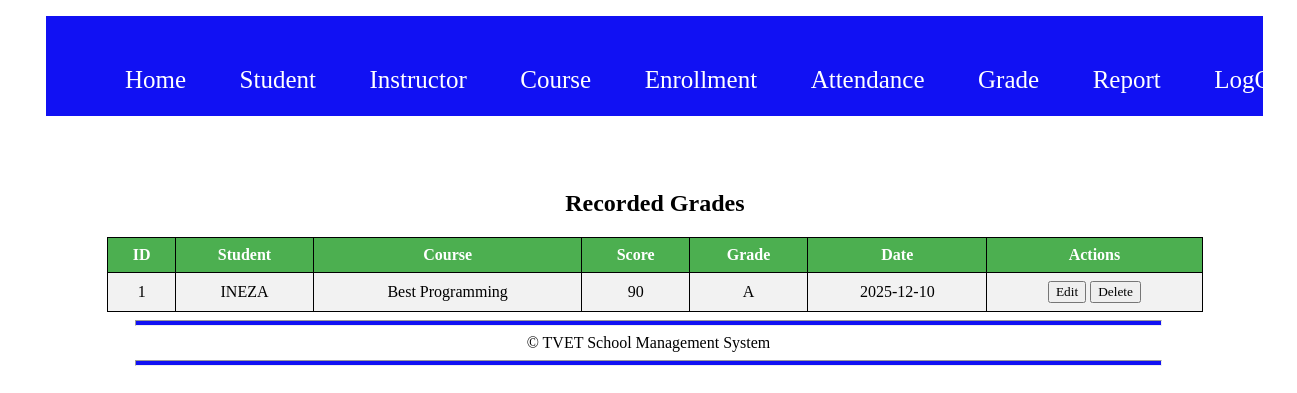
Page /VGrade.php (signed in) on the committed database.
### tables this page shows
CREATE TABLE `grade` (
  `Grade_Id` int(11) NOT NULL,
  `Student_Id` varchar(10) NOT NULL,
  `Course_Id` varchar(10) NOT NULL,
  `Score` int(11) NOT NULL,
  `Grade_Letter` varchar(10) NOT NULL,
  `Graded_Date` date NOT NULL
);

CREATE TABLE `student` (
  `Student_Id` varchar(10) NOT NULL,
  `Full_Name` varchar(200) NOT NULL,
  `Gender` varchar(15) NOT NULL,
  `Email` varchar(100) NOT NULL,
  `Phone` varchar(15) NOT NULL,
  `Enrollment_Date` date NOT NULL,
  `Status` varchar(15) NOT NULL
);

CREATE TABLE `course` (
  `Course_Id` varchar(10) NOT NULL,
  `Instructor_Id` varchar(10) NOT NULL,
  `Title` varchar(100) NOT NULL,
  `Description` varchar(300) NOT NULL,
  `Duration` int(11) NOT NULL,
  `Start_Date` date NOT NULL
);

### VGrade.php (the view, shortened to what this page needs)
<?php
require 'db.php';
$message = "";
$result = false;
if (!isset($conn) || !$conn || $conn->connect_error) {
    $message = "Database connection failed: " . htmlspecialchars($conn->connect_error ?? 'Unknown error');
    error_log("DB Connect Error: " . ($conn->connect_error ?? 'Unknown'));
} else {
    $result = $conn->query("
        SELECT grade.Grade_Id, grade.Student_Id, grade.Course_Id, grade.Score, grade.Grade_Letter, grade.Graded_Date,
               student.Full_Name, course.Title
        FROM grade
        JOIN student ON grade.Student_Id = student.Student_Id
        JOIN course ON grade.Course_Id = course.Course_Id
        ORDER BY Graded_Date DESC
    ");
}
?>
<!DOCTYPE html>
<html>
<head>
    <link rel="stylesheet" href="style.css">
</head>
<body>
<div class="header">
    <div class="navbar">
        <ul>
            <li><a href="index.php">Home</a></li>
            <li><a href="#">Student</a>
            </li>
            <li><a href="#">Instructor</a>
            </li>
            <li><a href="#">Course</a>
            </li>
            <li><a href="#">Enrollment</a>
            </li>
            <li><a href="#">Attendance</a>
            </li>
            <li><a href="#">Grade</a>
            </li>
            <li><a href="#">Report</a>
            </li>
            <li><a href="logout.php">LogOut</a></li>
        </ul>
    </div>
</div>
<div class="content">
    <center><br><br><br>
        <h2>Recorded Grades</h2>
        <?php if ($message != ""): ?>
            <p class="error"><?php echo $message;
            $successMsg = $_GET['success'] ?? '';
$errorMsg = $_GET['error'] ?? '';
if ($successMsg) echo "<p class='success'>$successMsg!</p>";
if ($errorMsg) echo "<p class='error'>$errorMsg</p>";
        ?></p>
        <?php elseif ($result && $result->num_rows > 0): ?>
            <table>
                <tr>
                    <th>ID</th>
                    <th>Student</th>
                    <th>Course</th>
                    <th>Score</th>
                    <th>Grade</th>
                    <th>Date</th>
                    <th>Actions</th>
                </tr>
                <?php while ($row = $result->fetch_assoc()): ?>
                    <tr>
                        <td><?php echo htmlspecialchars($row['Grade_Id']); ?></td>
                        <td><?php echo htmlspecialchars($row['Full_Name']); ?></td>
                        <td><?php echo htmlspecialchars($row['Title']); ?></td>
                        <td><?php echo htmlspecialchars($row['Score']); ?></td>
                        <td><?php echo htmlspecialchars($row['Grade_Letter']); ?></td>
                        <td><?php echo htmlspecialchars($row['Graded_Date']); ?></td>
                        <td>
                            <a href="EditGrade.php?id=<?php echo urlencode($row['Grade_Id']); ?>"><button>Edit</button></a>
                            <a href="DeleteGrade.php?id=<?php echo urlencode($row['Grade_Id']); ?>" onclick="return confirm('Are you sure?');"><button>Delete</button></a>
                        </td>
                    </tr>
                <?php endwhile; ?>
            </table>
        <?php else: ?>
            <p style="color:red;">No grade records found.</p>
        <?php endif; ?>
    </center>
</div>
<div class="footer">
    <hr>
    <center>&copy; TVET School Management System</center>
    <hr>
</div>
</body>
</html>

### style.css (style rules this page uses)
* { font-family: cursive; text-decoration: none; }
.header { width: 95%; margin-left: 3%; height: 100px; background-color: rgb(17, 17, 243); }
.navbar { width: 100%; }
.navbar ul { display: flex; list-style: none; }
.navbar ul li { margin-left: 2%; font-size: 25px; margin-top: 50px; }
.navbar ul li a { padding: 15px; color: white; }
.content { width: 95%; height: auto; margin-left: 3%; border-radius: 20px; }
table { border-collapse: collapse; }
.footer { width: 100%; height: 60px; }
.footer hr { background-color: rgb(17, 17, 243); height: 4px; width: 80%; display: fixed; }

### VGrade.php (style rules this page uses)
table { width:90%; border-collapse:collapse; }
th, td { border:1px solid black; padding:8px; text-align:center; }
th { background:#4CAF50; color:white; }
tr:nth-child(even) { background:#f2f2f2; }

### rows in the picture
grade: Grade_Id "1", Student_Id.Full_Name "INEZA", Course_Id.Title "Best Programming", Score "90", Grade_Letter "A", Graded_Date "2025-12-10"
